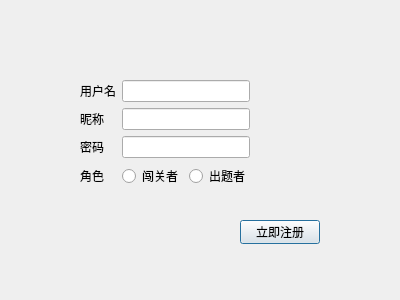
<?xml version="1.0" encoding="UTF-8"?>
<ui version="4.0">
 <class>signUpDialog</class>
 <widget class="QDialog" name="signUpDialog">
  <property name="geometry">
   <rect>
    <x>0</x>
    <y>0</y>
    <width>400</width>
    <height>300</height>
   </rect>
  </property>
  <property name="windowTitle">
   <string>Dialog</string>
  </property>
  <widget class="QWidget" name="layoutWidget">
   <property name="geometry">
    <rect>
     <x>80</x>
     <y>80</y>
     <width>241</width>
     <height>121</height>
    </rect>
   </property>
   <layout class="QGridLayout" name="gridLayout">
    <property name="sizeConstraint">
     <enum>QLayout::SetFixedSize</enum>
    </property>
    <item row="2" column="1" colspan="2">
     <widget class="QLineEdit" name="pwdLineEdit">
      <property name="echoMode">
       <enum>QLineEdit::Password</enum>
      </property>
     </widget>
    </item>
    <item row="2" column="0">
     <widget class="QLabel" name="pwdLabel">
      <property name="text">
       <string>密码</string>
      </property>
     </widget>
    </item>
    <item row="3" column="1">
     <widget class="QRadioButton" name="playerBtn">
      <property name="text">
       <string>闯关者</string>
      </property>
      <attribute name="buttonGroup">
       <string notr="true">buttonGroup</string>
      </attribute>
     </widget>
    </item>
    <item row="3" column="2">
     <widget class="QRadioButton" name="questionerBtn">
      <property name="text">
       <string>出题者</string>
      </property>
      <attribute name="buttonGroup">
       <string notr="true">buttonGroup</string>
      </attribute>
     </widget>
    </item>
    <item row="3" column="0">
     <widget class="QLabel" name="roleLabel">
      <property name="text">
       <string>角色</string>
      </property>
     </widget>
    </item>
    <item row="0" column="1" colspan="2">
     <widget class="QLineEdit" name="usrLineEdit"/>
    </item>
    <item row="0" column="0">
     <widget class="QLabel" name="usrLabel">
      <property name="text">
       <string>用户名</string>
      </property>
     </widget>
    </item>
    <item row="1" column="0">
     <widget class="QLabel" name="nameLabel">
      <property name="text">
       <string>昵称</string>
      </property>
     </widget>
    </item>
    <item row="1" column="1" colspan="2">
     <widget class="QLineEdit" name="nameLineEdit"/>
    </item>
   </layout>
  </widget>
  <widget class="QPushButton" name="okBtn">
   <property name="geometry">
    <rect>
     <x>240</x>
     <y>220</y>
     <width>80</width>
     <height>24</height>
    </rect>
   </property>
   <property name="text">
    <string>立即注册</string>
   </property>
   <property name="shortcut">
    <string>Return</string>
   </property>
  </widget>
 </widget>
 <tabstops>
  <tabstop>usrLineEdit</tabstop>
  <tabstop>nameLineEdit</tabstop>
  <tabstop>pwdLineEdit</tabstop>
  <tabstop>playerBtn</tabstop>
  <tabstop>questionerBtn</tabstop>
  <tabstop>okBtn</tabstop>
 </tabstops>
 <resources/>
 <connections/>
 <buttongroups>
  <buttongroup name="buttonGroup"/>
 </buttongroups>
</ui>
